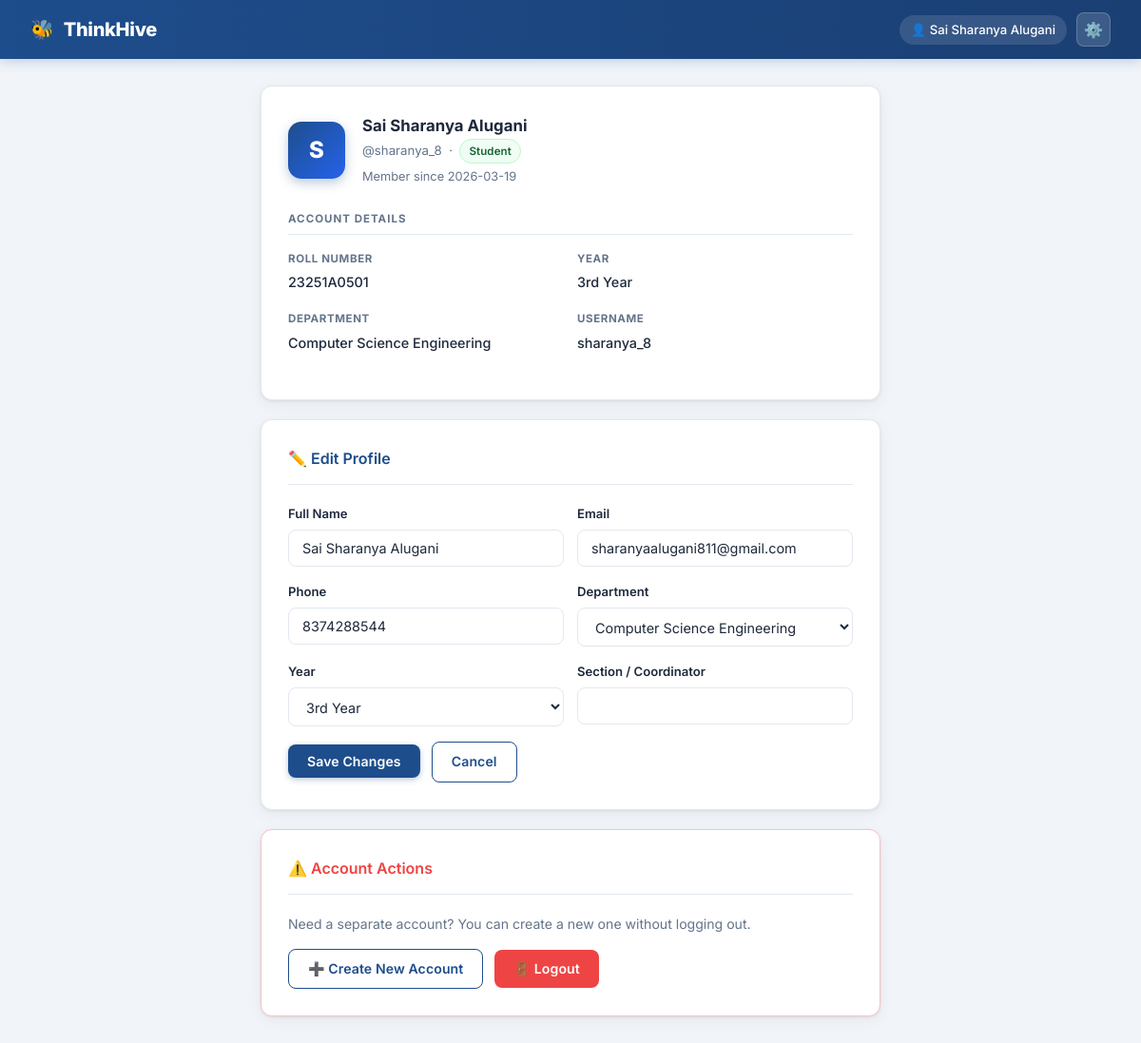
The app's page /settings (signed in) with its own data.
### tables this page shows
CREATE TABLE users (
        id INTEGER PRIMARY KEY AUTOINCREMENT,
        name TEXT NOT NULL, username TEXT UNIQUE NOT NULL,
        password TEXT NOT NULL, role TEXT NOT NULL,
        roll TEXT, department TEXT, year TEXT,
        teacher_id TEXT, coordinator TEXT,
        email TEXT, phone TEXT,
        created_at TEXT DEFAULT CURRENT_TIMESTAMP
    );

### app.py (the view)
@app.route('/settings')
def settings():
    if not session.get('user_id'): return redirect('/login')
    return render_template('settings.html', user=get_user(session['user_id']),
                           departments=DEPARTMENTS, years=YEARS)

### app.py (called while the page is built)
def get_db():
    conn = sqlite3.connect('database.db')
    conn.row_factory = sqlite3.Row
    return conn

def get_user(uid):
    conn = get_db()
    u = conn.execute("SELECT * FROM users WHERE id=?", (uid,)).fetchone()
    conn.close()
    return u

### templates/settings.html (shortened to what this page needs)
<!DOCTYPE html>
<html lang="en">
<head>
  <link rel="stylesheet" href="/static/style.css">
</head>
<body>
  {% set back = '/student' if session.role == 'student' else '/faculty' %}
  <nav class="navbar">
    <a href="{{ back }}" class="navbar-brand"><span>🐝</span> ThinkHive</a>
    <div class="navbar-right">
      <span class="nav-user">👤 {{ session.name }}</span>
      <div class="settings-menu">
        <button class="settings-btn" onclick="toggleSettings()" title="Settings">⚙️</button>
      </div>
    </div>
  </nav>
  <div class="container" style="max-width:700px">
    <div class="card">
      <div class="profile-header">
        <div class="avatar">{{ user['name'][0].upper() }}</div>
        <div class="profile-info">
          <h3>{{ user['name'] }}</h3>
          <p>@{{ user['username'] }} &nbsp;·&nbsp;
            <span class="badge {{ 'badge-type' if user['role'] == 'student' else 'badge-domain' }}">
              {{ user['role'].title() }}
            </span>
          </p>
          <p style="margin-top:4px; font-size:0.8rem; color:var(--muted)">
            Member since {{ user['created_at'][:10] if user['created_at'] else 'N/A' }}
          </p>
        </div>
      </div>
      <div class="section-label">Account Details</div>
      <div class="info-grid">
        {% if user['role'] == 'student' %}
        <div class="info-item">
          <label>Roll Number</label>
          <p>{{ user['roll'] or '—' }}</p>
        </div>
        <div class="info-item">
          <label>Year</label>
          <p>{{ user['year'] or '—' }}</p>
        </div>
        {% endif %}
        <div class="info-item">
          <label>Department</label>
          <p>{{ user['department'] or '—' }}</p>
        </div>
        <div class="info-item">
          <label>Username</label>
          <p>{{ user['username'] }}</p>
        </div>
      </div>
    </div>
    <div class="card">
      <div class="card-header">
        <h3>✏️ Edit Profile</h3>
      </div>
      <form method="POST" action="/settings/update">
        <div class="form-row">
          <div class="form-group">
            <label>Full Name</label>
            <input name="name" value="{{ user['name'] }}" required>
          </div>
          <div class="form-group">
            <label>Email</label>
            <input type="email" name="email" value="{{ user['email'] or '' }}" placeholder="your@email.com">
          </div>
        </div>
        <div class="form-row">
          <div class="form-group">
            <label>Phone</label>
            <input name="phone" value="{{ user['phone'] or '' }}" placeholder="10-digit number">
          </div>
          <div class="form-group">
            <label>Department</label>
            <select name="department">
              {% for d in departments %}
              <option value="{{ d }}" {{ 'selected' if user['department'] == d }}>{{ d }}</option>
              {% endfor %}
            </select>
          </div>
        </div>
        {% if user['role'] == 'student' %}
        <div class="form-row">
          <div class="form-group">
            <label>Year</label>
            <select name="year">
              {% for y in years %}
              <option value="{{ y }}" {{ 'selected' if user['year'] == y }}>{{ y }}</option>
              {% endfor %}
            </select>
          </div>
          <div class="form-group">
            <label>Section / Coordinator</label>
            <input name="coordinator" value="{{ user['coordinator'] or '' }}">
          </div>
        </div>
        {% endif %}
        <button type="submit" class="btn btn-primary">Save Changes</button>
        <a href="{{ back }}" class="btn btn-outline" style="margin-left:8px">Cancel</a>
      </form>
    </div>
    <div class="card" style="border: 1px solid #f5c2c7;">
      <div class="card-header">
        <h3 style="color:var(--danger)">⚠️ Account Actions</h3>
      </div>
      <p style="font-size:0.88rem; color:var(--muted); margin-bottom:14px">
        Need a separate account? You can create a new one without logging out.
      </p>
      <a href="/signup" class="btn btn-outline" style="border-color:var(--primary);margin-right:8px">➕ Create New Account</a>
      <a href="/logout" class="btn btn-danger">🚪 Logout</a>
    </div>
  </div>
</body>
</html>

### records on screen
users: name "Sai Sharanya Alugani", name "S", username "sharanya_8", role "Student", created_at "2026-03-19", roll "23251A0501", year "3rd Year", department "Computer Science Engineering", email "sharanyaalugani811@gmail.com", phone "8374288544"

### other values on screen
form field department "Computer Science Engineering"
form field year "3rd Year"
